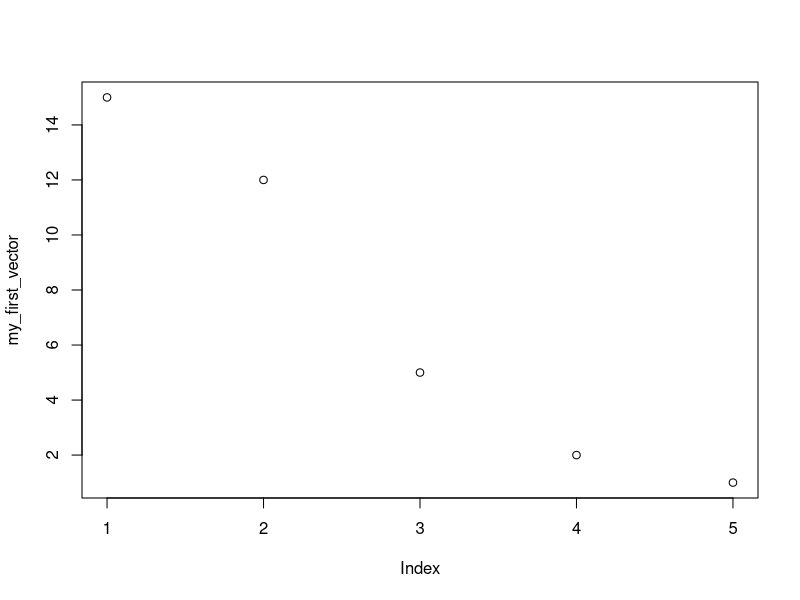

Source code (R):
## ---- chunk 1
knitr::opts_chunk$set(echo = TRUE)
## ---- chunk 2

my_first_string <- "abc123"
print(my_first_string)
my_name = "Leo Tadikinda"
print(my_name)
## ---- chunk 3

my_favorite_number <- 95 #your favorite number goes here!

a_new_number = my_favorite_number * 3 - 4
print(a_new_number)

a_new_number = (a_new_number ** 2)
a_new_number = a_new_number ** 2

cat("Is ", a_new_number, " a better number?")

## ---- chunk 4
print(3 > 2)
print(-6 > 5 + 7)
print(3 == 3)
print(12 == 12)
## ---- chunk 5

my_first_vector <- c(15,12,5,2,1)
plot(my_first_vector)
